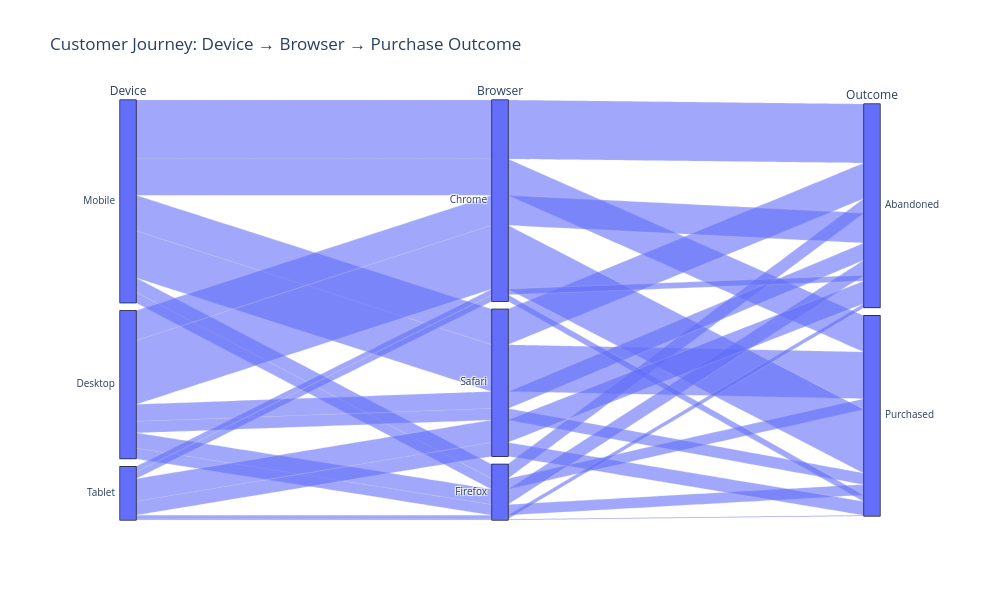
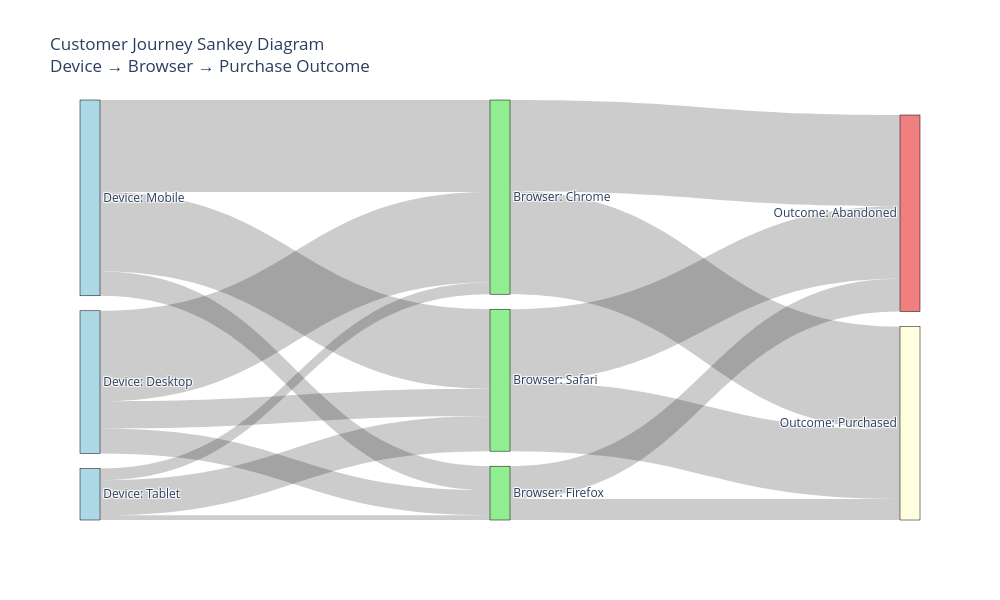

Write notebook code for charts like these, in order.
### Markdown cell above
Parallel sets

### Code cell
print("=" * 60)
print("VISUALIZATION 13: PARALLEL SETS")
print("=" * 60)

# Import plotly
import plotly.graph_objects as go
import plotly.express as px

# Generate synthetic data: Customer Journey (Device → Browser → Purchase)
np.random.seed(89)
n_customers = 500
devices = np.random.choice(['Mobile', 'Desktop', 'Tablet'],
n_customers, p=[0.5, 0.4, 0.1])
browsers = []
purchases = []

# Add some realistic associations
for device in devices:
    if device == 'Mobile':
        browsers.append(np.random.choice(['Chrome', 'Safari', 'Firefox'],
        p=[0.5, 0.4, 0.1]))
    elif device == 'Desktop':
        browsers.append(np.random.choice(['Chrome', 'Safari', 'Firefox'],
        p=[0.6, 0.2, 0.2]))
    else: # Tablet
        browsers.append(np.random.choice(['Chrome', 'Safari', 'Firefox'],
                                 p=[0.3, 0.6, 0.1]))
for i, (device, browser) in enumerate(zip(devices, browsers)):
    # Purchase likelihood varies by device and browser
    if device == 'Desktop' and browser == 'Chrome':
        purchase_prob = 0.7
    elif device == 'Mobile' and browser == 'Safari':
        purchase_prob = 0.6
    else:
        purchase_prob = 0.4
    purchases.append(np.random.choice(['Purchased', 'Abandoned'],
            p=[purchase_prob, 1-purchase_prob]))

# Create DataFrame
df_journey = pd.DataFrame({
'Device': devices,
'Browser': browsers,
'Outcome': purchases
})

# 1. Parallel Categories with Plotly
fig1 = px.parallel_categories(
df_journey,
dimensions=['Device', 'Browser', 'Outcome'],
color_continuous_scale=px.colors.sequential.Viridis,
title='Customer Journey: Device → Browser → Purchase Outcome')

fig1.update_layout(
width=1000,
height=600,
font=dict(size=12)
)

# Display in notebook
fig1.show()
print("\n** Parallel sets visualization created! **")
print(" -> Interactive visualization - hover over flows to see details")

# 2. Create a Sankey Diagram (alternative representation)
# Prepare data for Sankey
# Create unique labels
all_labels = (
[f"Device: {d}" for d in df_journey['Device'].unique()] +
[f"Browser: {b}" for b in df_journey['Browser'].unique()] +
[f"Outcome: {o}" for o in df_journey['Outcome'].unique()]
)

# Create label to index mapping
label_to_idx = {label: idx for idx, label in enumerate(all_labels)}

# Count flows
flows = []

# Device → Browser
device_browser = df_journey.groupby(['Device',
'Browser']).size().reset_index(name='count')

for _, row in device_browser.iterrows():
    flows.append({
        'source': label_to_idx[f"Device: {row['Device']}"],
        'target': label_to_idx[f"Browser: {row['Browser']}"],
        'value': row['count']
    })

# Browser → Outcome
browser_outcome = df_journey.groupby(['Browser',
'Outcome']).size().reset_index(name='count')

for _, row in browser_outcome.iterrows():
    flows.append({
        'source': label_to_idx[f"Browser: {row['Browser']}"],
        'target': label_to_idx[f"Outcome: {row['Outcome']}"],
        'value': row['count']
    })

# Create Sankey diagram
fig2 = go.Figure(data=[go.Sankey(
    node=dict(
        pad=15,
        thickness=20,
        line=dict(color='black', width=0.5),
        label=all_labels,
        color=['lightblue', 'lightblue', 'lightblue', # Devices
        'lightgreen', 'lightgreen', 'lightgreen', # Browsers
        'lightcoral', 'lightyellow'] # Outcomes
    ),
link=dict(
    source=[f['source'] for f in flows],
    target=[f['target'] for f in flows],
    value=[f['value'] for f in flows]
    )
)])

fig2.update_layout(
    title_text="Customer Journey Sankey Diagram<br>Device → Browser → Purchase Outcome",
    font=dict(size=12),
    width=1000,
    height=600
)

fig2.show()

print("\n** Sankey diagram created! **")
print(" -> Width of flows represents number of customers")
print(f"\n** Journey Summary: **")
print(f" Total Customers: {len(df_journey)}")
purchase_rate = ((df_journey['Outcome'] == 'Purchased').sum() / len(df_journey) * 100)
print(f" Purchase Rate: {purchase_rate:.1f}%")
print(f" Most Common Device: {df_journey['Device'].mode()[0]}")
print(f" Most Common Browser: {df_journey['Browser'].mode()[0]}")

### Figure 1 — Plotly figure (JSON) as saved in the notebook; plotly's stock layout.template omitted (floating-point values rounded to 4 significant figures; data arrays with more than 128 entries replaced by an {"elided": "..."} marker saying what was removed)
{"data": [{"dimensions": [{"label": "Device", "values": {"elided": "500 str values"}}, {"label": "Browser", "values": {"elided": "500 str values"}}, {"label": "Outcome", "values": {"elided": "500 str values"}}], "domain": {"x": [0, 1], "y": [0, 1]}, "name": "", "type": "parcats"}], "layout": {"font": {"size": 12}, "height": 600, "legend": {"tracegroupgap": 0}, "title": {"text": "Customer Journey: Device → Browser → Purchase Outcome"}, "width": 1000}}

### Figure 2 — Plotly figure (JSON) as saved in the notebook; plotly's stock layout.template omitted (floating-point values rounded to 4 significant figures)
{"data": [{"link": {"source": [1, 1, 1, 0, 0, 0, 2, 2, 2, 3, 3, 5, 5, 4, 4], "target": [3, 5, 4, 3, 5, 4, 3, 5, 4, 6, 7, 6, 7, 6, 7], "value": [116, 32, 35, 118, 31, 102, 15, 6, 45, 117, 132, 42, 27, 93, 89]}, "node": {"color": ["lightblue", "lightblue", "lightblue", "lightgreen", "lightgreen", "lightgreen", "lightcoral", "lightyellow"], "label": ["Device: Mobile", "Device: Desktop", "Device: Tablet", "Browser: Chrome", "Browser: Safari", "Browser: Firefox", "Outcome: Abandoned", "Outcome: Purchased"], "line": {"color": "black", "width": 0.5}, "pad": 15, "thickness": 20}, "type": "sankey"}], "layout": {"font": {"size": 12}, "height": 600, "title": {"text": "Customer Journey Sankey Diagram<br>Device → Browser → Purchase Outcome"}, "width": 1000}}
